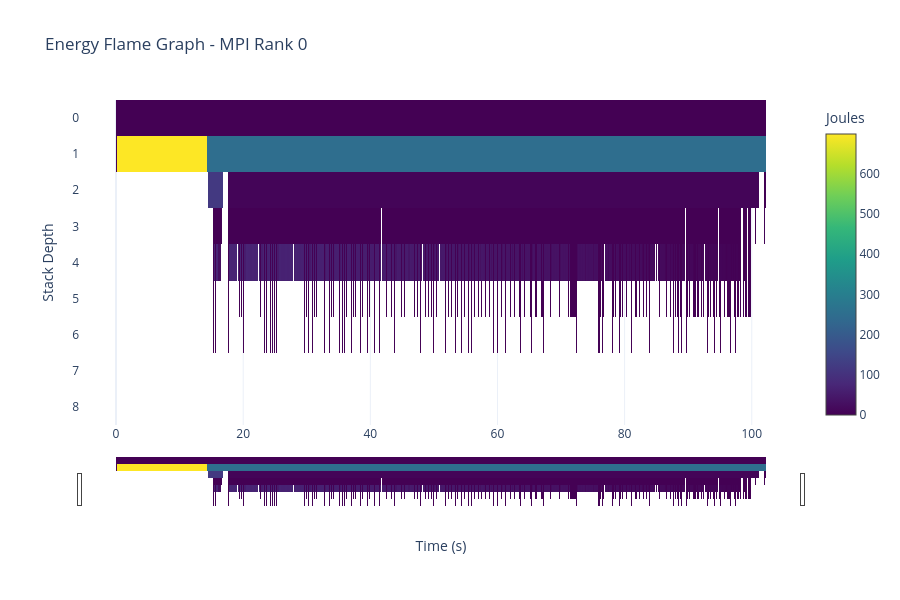

Notebook source saved alongside this figure:
### Code cell
# Visualize Flamegraph for Rank 0
print("Generating Flamegraph...")
Visualizer.plot_flamegraph(
    df_joules, 
    rank_filter="MPI Rank 0", 
    metric_name="Joules"
)

### Figure 1 — Plotly figure (JSON) as saved in the notebook; plotly's stock layout.template omitted (floating-point values rounded to 4 significant figures; data arrays with more than 128 entries replaced by an {"elided": "..."} marker saying what was removed)
{"data": [{"base": {"elided": "2939 float values"}, "hoverinfo": "text", "hovertext": {"elided": "2939 str values"}, "marker": {"color": {"elided": "2939 float values"}, "colorbar": {"title": {"text": "Joules"}}, "colorscale": [[0.0, "#440154"], [0.1111, "#482878"], [0.2222, "#3e4989"], [0.3333, "#31688e"], [0.4444, "#26828e"], [0.5556, "#1f9e89"], [0.6667, "#35b779"], [0.7778, "#6ece58"], [0.8889, "#b5de2b"], [1.0, "#fde725"]], "line": {"width": 0}}, "name": "MPI Rank 0", "orientation": "h", "type": "bar", "x": {"elided": "2939 float values"}, "y": {"elided": "2939 int values"}}], "layout": {"bargap": 0, "bargroupgap": 0, "height": 600, "title": {"text": "Energy Flame Graph - MPI Rank 0"}, "xaxis": {"rangeslider": {"visible": true}, "title": {"text": "Time (s)"}}, "yaxis": {"autorange": "reversed", "fixedrange": true, "title": {"text": "Stack Depth"}}}}
